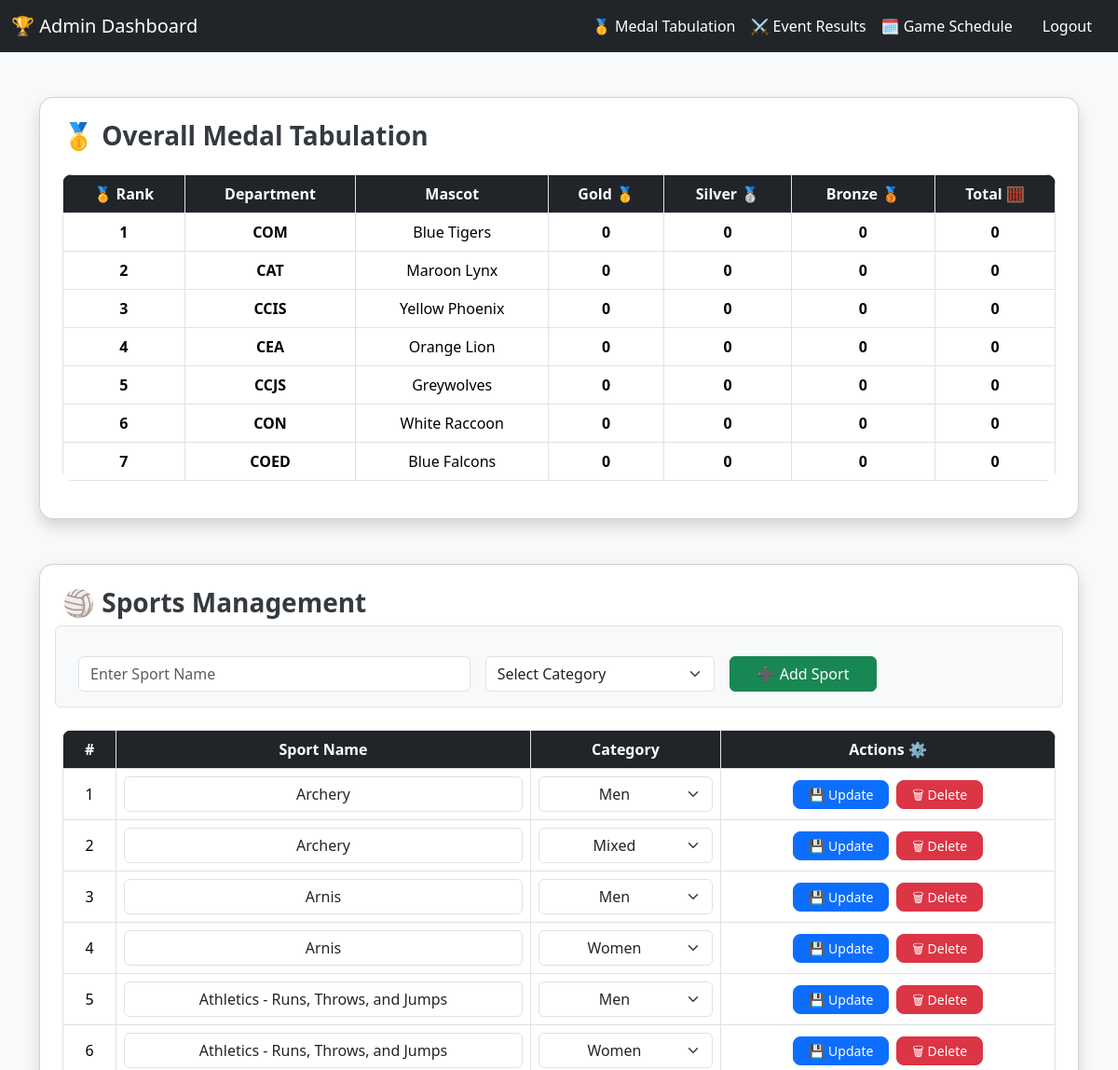
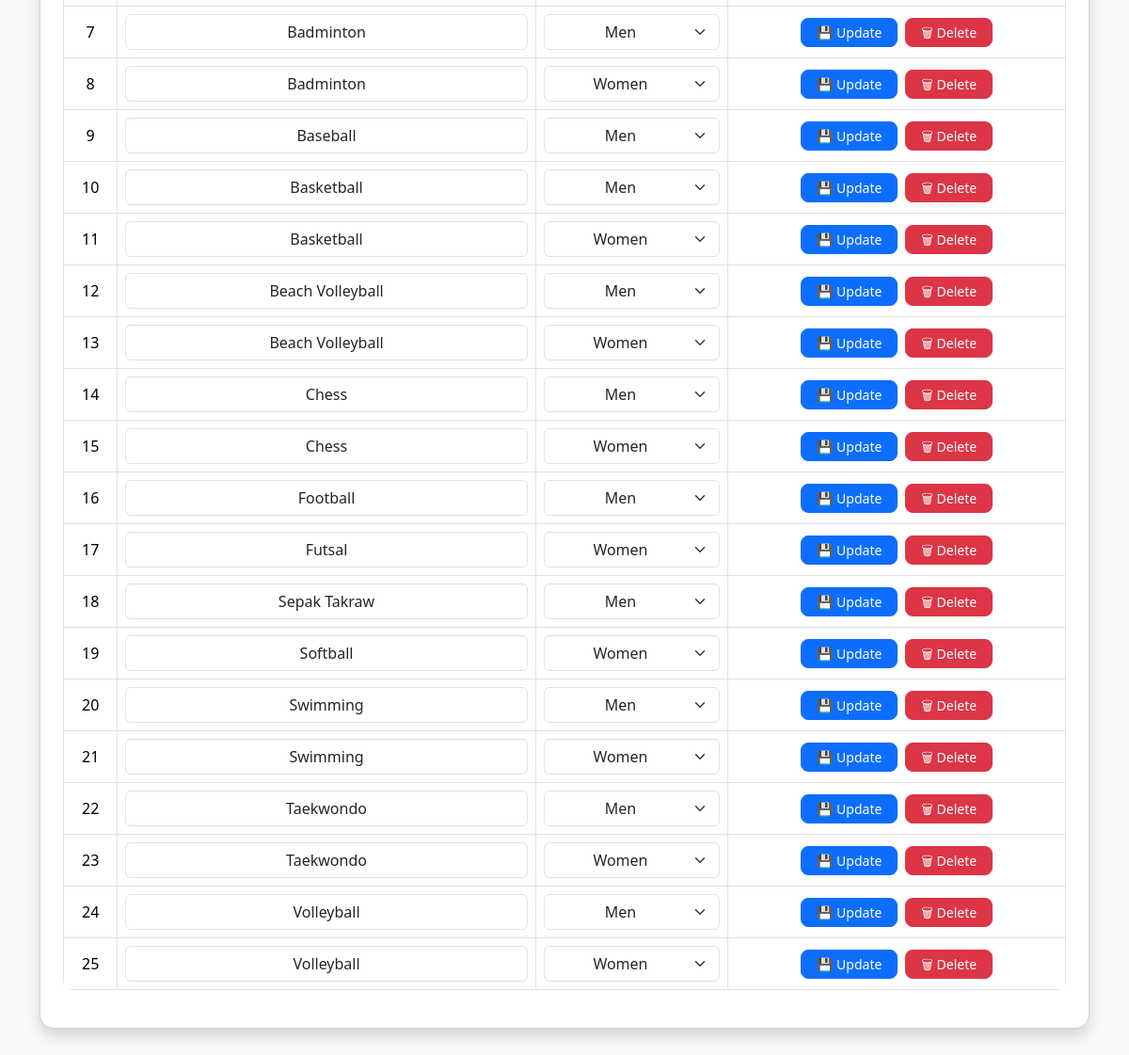
The app's page /dashboard.php (signed in) with its own data (2 pictures, top to bottom).
### tables this page shows
CREATE TABLE `departments` (
  `id` int(11) NOT NULL,
  `code` varchar(10) NOT NULL,
  `name` varchar(100) NOT NULL,
  `mascot` varchar(50) NOT NULL
);

CREATE TABLE `sports` (
  `id` int(11) NOT NULL,
  `sport_name` varchar(100) NOT NULL,
  `category` enum('Men','Women','Mixed') NOT NULL DEFAULT 'Men',
  `created_at` timestamp NOT NULL DEFAULT current_timestamp()
);

### dashboard.php (the view, shortened to what this page needs)
<?php
include 'db_connect.php';
$departments = $conn->query("
    SELECT
        d.id,
        d.code,
        d.mascot,
        IFNULL(SUM(m.gold), 0) AS gold,
        IFNULL(SUM(m.silver), 0) AS silver,
        IFNULL(SUM(m.bronze), 0) AS bronze,
        IFNULL(SUM(m.total), 0) AS total
    FROM departments d
    LEFT JOIN medals m ON d.id = m.department_id
    GROUP BY d.id, d.code, d.mascot
    ORDER BY total DESC, gold DESC, silver DESC, bronze DESC
");
$conn->query("
CREATE TABLE IF NOT EXISTS sports (
    id INT AUTO_INCREMENT PRIMARY KEY,
    sport_name VARCHAR(100) NOT NULL,
    category ENUM('Men','Women','Mixed') NOT NULL DEFAULT 'Men',
    created_at TIMESTAMP DEFAULT CURRENT_TIMESTAMP
)
");
$sports = $conn->query("SELECT * FROM sports ORDER BY sport_name ASC, category ASC");
?>
<!DOCTYPE html>
<html lang="en">
<head>
<link href="https://cdn.jsdelivr.net/npm/bootstrap@5.3.2/dist/css/bootstrap.min.css" rel="stylesheet">
</head>
<body>
<nav class="navbar navbar-expand-lg navbar-dark">
  <div class="container-fluid">
    <a class="navbar-brand" href="dashboard.php">🏆 Admin Dashboard</a>
    <div class="collapse navbar-collapse">
      <ul class="navbar-nav ms-auto">
        <li class="nav-item"><a class="nav-link" href="dashboard.php#medals">🥇 Medal Tabulation</a></li>
        <li class="nav-item"><a class="nav-link" href="event_results.php">⚔️ Event Results</a></li>
        <li class="nav-item"><a class="nav-link active" href="game_schedule.php">🗓️ Game Schedule</a></li>
        <li class="nav-item"><a class="nav-link btn btn-danger text-white px-3 ms-2" href="logout.php">Logout</a></li>
      </ul>
    </div>
  </div>
</nav>
<div class="container mt-5">
  <div id="medals" class="card shadow p-4 mb-5">
    <h3 class="section-title mb-4">🥇 Overall Medal Tabulation</h3>
    <div class="table-responsive">
      <table class="table table-bordered text-center align-middle">
        <thead>
          <tr>
            <th>🏅 Rank</th>
            <th>Department</th>
            <th>Mascot</th>
            <th>Gold 🥇</th>
            <th>Silver 🥈</th>
            <th>Bronze 🥉</th>
            <th>Total 🧮</th>
          </tr>
        </thead>
        <tbody>
          <?php $rank = 1; while ($row = $departments->fetch_assoc()):
            $rankClass = ($rank == 1) ? "rank-1" : (($rank == 2) ? "rank-2" : (($rank == 3) ? "rank-3" : ""));
          ?>
          <tr class="<?= $rankClass ?>">
            <td><strong><?= $rank++; ?></strong></td>
            <td><strong><?= htmlspecialchars($row['code']); ?></strong></td>
            <td><?= htmlspecialchars($row['mascot']); ?></td>
            <td><strong><?= $row['gold']; ?></strong></td>
            <td><strong><?= $row['silver']; ?></strong></td>
            <td><strong><?= $row['bronze']; ?></strong></td>
            <td><strong><?= $row['total']; ?></strong></td>
          </tr>
          <?php endwhile; ?>
        </tbody>
      </table>
    </div>
  </div>
  <div id="sports" class="card shadow p-4 mb-5">
    <h3 class="section-title mb-4">🏐 Sports Management</h3>
    <form method="POST" class="row g-3 mb-4 border rounded p-3 bg-light">
      <div class="col-md-5">
        <input type="text" name="sport_name" class="form-control" placeholder="Enter Sport Name" required>
      </div>
      <div class="col-md-3">
        <select name="category" class="form-select" required>
          <option value="">Select Category</option>
        </select>
      </div>
      <div class="col-md-2">
        <button type="submit" name="add_sport" class="btn btn-success w-100">➕ Add Sport</button>
      </div>
    </form>
    <div class="table-responsive">
      <table class="table table-bordered text-center align-middle">
        <thead>
          <tr>
            <th>#</th>
            <th>Sport Name</th>
            <th>Category</th>
            <th>Actions ⚙️</th>
          </tr>
        </thead>
        <tbody>
          <?php $no = 1; while ($sport = $sports->fetch_assoc()): ?>
          <tr>
            <form method="POST">
              <td><?= $no++; ?></td>
              <td><input type="text" name="sport_name" value="<?= htmlspecialchars($sport['sport_name']); ?>" class="form-control text-center"></td>
              <td>
                <select name="category" class="form-select text-center">
                  <option value="Men" <?= $sport['category'] == 'Men' ? 'selected' : '' ?>>Men</option>
                  <option value="Women" <?= $sport['category'] == 'Women' ? 'selected' : '' ?>>Women</option>
                  <option value="Mixed" <?= $sport['category'] == 'Mixed' ? 'selected' : '' ?>>Mixed</option>
                </select>
              </td>
              <td>
                <div class="d-flex justify-content-center gap-2">
                  <button type="submit" name="update_sport" class="btn btn-primary btn-sm px-3">💾 Update</button>
                  <a href="?delete_sport=<?= $sport['id']; ?>" class="btn btn-danger btn-sm px-3" onclick="return confirm('Delete this sport?');">🗑 Delete</a>
                </div>
              </td>
            </form>
          </tr>
          <?php endwhile; ?>
        </tbody>
      </table>
    </div>
  </div>
</div>
</body>
</html>

### dashboard.php (style rules this page uses)
body { background-color: #f8f9fa; font-family: 'Segoe UI', Tahoma, Geneva, Verdana, sans-serif; }
.navbar { background-color: #212529; }
.navbar-brand, .nav-link { color: #fff !important; }
.card { border-radius: 15px; }
.table { border-radius: 10px; overflow: hidden; }
th { background-color: #212529 !important; color: white !important; }
.rank-1 { background-color: #fff3cd !important; }
.rank-2 { background-color: #e2e3e5 !important; }
.rank-3 { background-color: #f8d7da !important; }
.btn-sm { border-radius: 8px; transition: transform 0.1s ease-in-out; }
.section-title { font-weight: 700; color: #343a40; }

### records on screen
departments: code "COM", mascot "Blue Tigers", gold "0", silver "0", bronze "0", total "0"
departments: code "CAT", mascot "Maroon Lynx", gold "0", silver "0", bronze "0", total "0"
departments: code "CCIS", mascot "Yellow Phoenix", gold "0", silver "0", bronze "0", total "0"
departments: code "CEA", mascot "Orange Lion", gold "0", silver "0", bronze "0", total "0"
departments: code "CCJS", mascot "Greywolves", gold "0", silver "0", bronze "0", total "0"
departments: code "CON", mascot "White Raccoon", gold "0", silver "0", bronze "0", total "0"
departments: code "COED", mascot "Blue Falcons", gold "0", silver "0", bronze "0", total "0"
sports: sport_name "Archery", category "Men"
sports: sport_name "Archery", category "Mixed"
sports: sport_name "Arnis", category "Men"
sports: sport_name "Arnis", category "Women"
sports: sport_name "Athletics - Runs, Throws, and Jumps", category "Men"
sports: sport_name "Athletics - Runs, Throws, and Jumps", category "Women"
sports: sport_name "Badminton", category "Men"
sports: sport_name "Badminton", category "Women"
sports: sport_name "Baseball", category "Men"
sports: sport_name "Basketball", category "Men"
sports: sport_name "Basketball", category "Women"
sports: sport_name "Beach Volleyball", category "Men"
sports: sport_name "Beach Volleyball", category "Women"
sports: sport_name "Chess", category "Men"
sports: sport_name "Chess", category "Women"
sports: sport_name "Football", category "Men"
sports: sport_name "Futsal", category "Women"
sports: sport_name "Sepak Takraw", category "Men"
sports: sport_name "Softball", category "Women"
sports: sport_name "Swimming", category "Men"
sports: sport_name "Swimming", category "Women"
sports: sport_name "Taekwondo", category "Men"
sports: sport_name "Taekwondo", category "Women"
sports: sport_name "Volleyball", category "Men"
sports: sport_name "Volleyball", category "Women"
